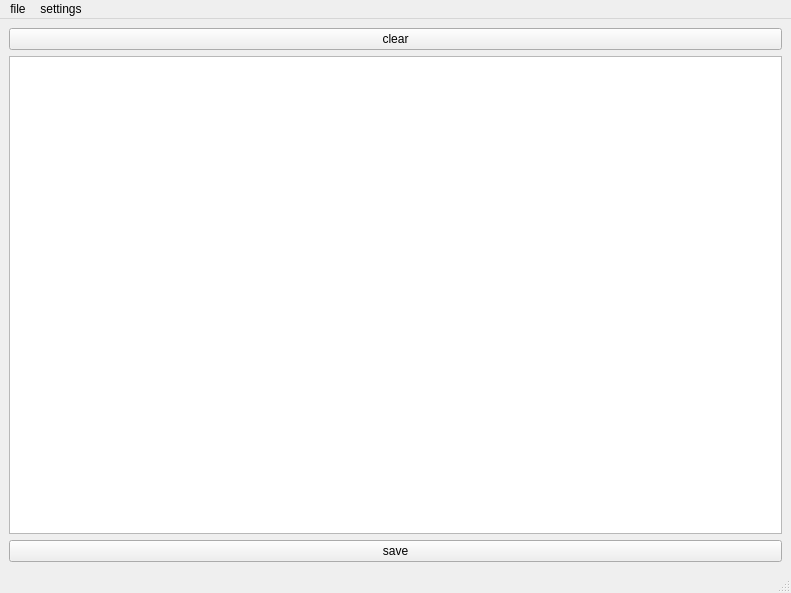
<?xml version="1.0" encoding="UTF-8"?>
<ui version="4.0">
 <class>MainWindow</class>
 <widget class="QMainWindow" name="MainWindow">
  <property name="geometry">
   <rect>
    <x>0</x>
    <y>0</y>
    <width>791</width>
    <height>593</height>
   </rect>
  </property>
  <property name="windowTitle">
   <string>MainWindow</string>
  </property>
  <property name="windowIcon">
   <iconset resource="main_resources.qrc">
    <normaloff>:/res/image/app_icon.ico</normaloff>:/res/image/app_icon.ico</iconset>
  </property>
  <widget class="QWidget" name="centralwidget">
   <layout class="QGridLayout" name="gridLayout_2">
    <property name="sizeConstraint">
     <enum>QLayout::SetDefaultConstraint</enum>
    </property>
    <item row="0" column="0">
     <layout class="QHBoxLayout" name="horizontalLayout_2">
      <item>
       <layout class="QVBoxLayout" name="verticalLayout_4">
        <item>
         <widget class="QPushButton" name="pushButton_clear">
          <property name="text">
           <string>clear</string>
          </property>
         </widget>
        </item>
        <item>
         <widget class="QListWidget" name="listWidget_filenames">
          <property name="dragEnabled">
           <bool>true</bool>
          </property>
          <property name="dragDropMode">
           <enum>QAbstractItemView::InternalMove</enum>
          </property>
          <property name="movement">
           <enum>QListView::Snap</enum>
          </property>
         </widget>
        </item>
        <item>
         <widget class="QPushButton" name="pushButton_save">
          <property name="text">
           <string>save</string>
          </property>
         </widget>
        </item>
       </layout>
      </item>
     </layout>
    </item>
   </layout>
  </widget>
  <widget class="QMenuBar" name="menubar">
   <property name="geometry">
    <rect>
     <x>0</x>
     <y>0</y>
     <width>791</width>
     <height>17</height>
    </rect>
   </property>
   <widget class="QMenu" name="menufile">
    <property name="title">
     <string>file</string>
    </property>
    <addaction name="actionopen"/>
   </widget>
   <widget class="QMenu" name="menusettings">
    <property name="title">
     <string>settings</string>
    </property>
    <addaction name="actiondefault_extractor"/>
    <addaction name="actionsavefile_name_generator"/>
   </widget>
   <addaction name="menufile"/>
   <addaction name="menusettings"/>
  </widget>
  <widget class="QStatusBar" name="statusbar"/>
  <action name="actionopen">
   <property name="text">
    <string>open</string>
   </property>
  </action>
  <action name="actionenable_tracking_of_current_time_slider">
   <property name="checkable">
    <bool>true</bool>
   </property>
   <property name="checked">
    <bool>true</bool>
   </property>
   <property name="text">
    <string>enable tracking of current time slider</string>
   </property>
  </action>
  <action name="actiondefault_extractor">
   <property name="text">
    <string>default extractor</string>
   </property>
  </action>
  <action name="actionsavefile_name_generator">
   <property name="text">
    <string>savefile name generator</string>
   </property>
  </action>
 </widget>
 <resources>
  <include location="main_resources.qrc"/>
 </resources>
 <connections>
  <connection>
   <sender>pushButton_clear</sender>
   <signal>clicked()</signal>
   <receiver>listWidget_filenames</receiver>
   <slot>clear()</slot>
   <hints>
    <hint type="sourcelabel">
     <x>395</x>
     <y>44</y>
    </hint>
    <hint type="destinationlabel">
     <x>395</x>
     <y>296</y>
    </hint>
   </hints>
  </connection>
 </connections>
</ui>
